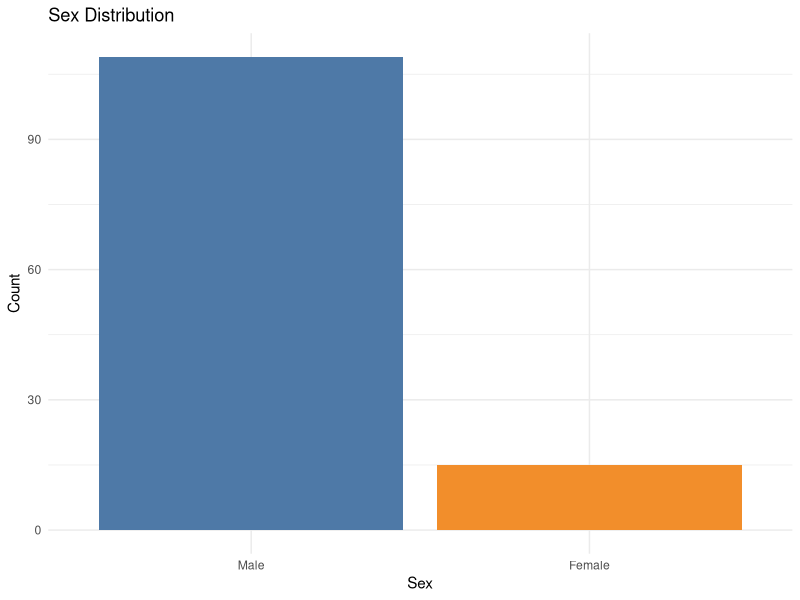
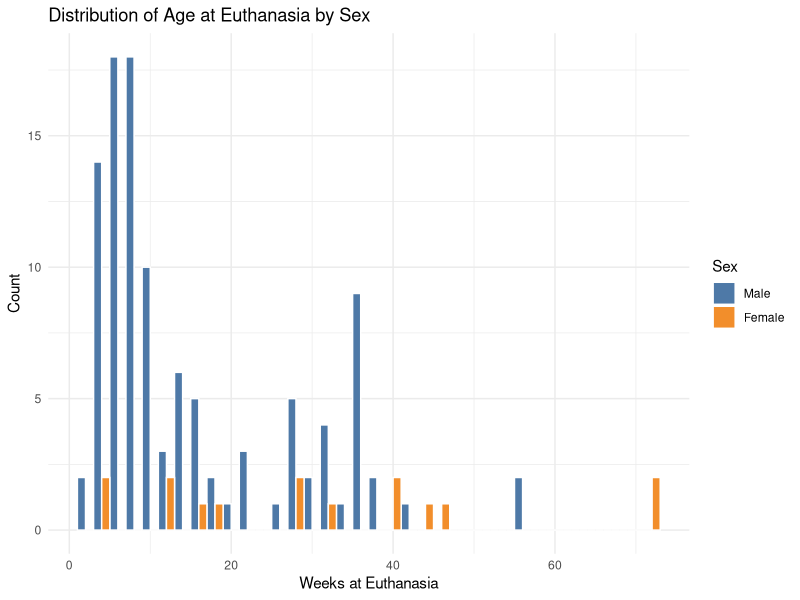
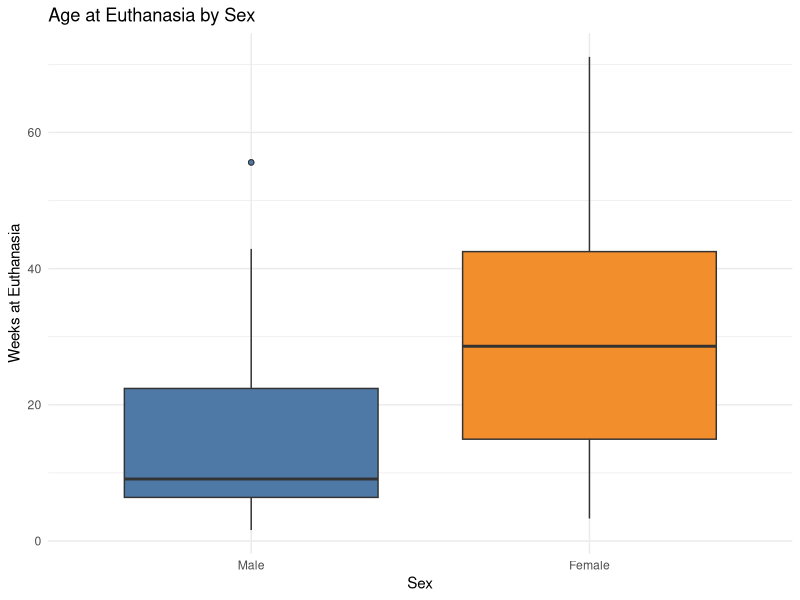
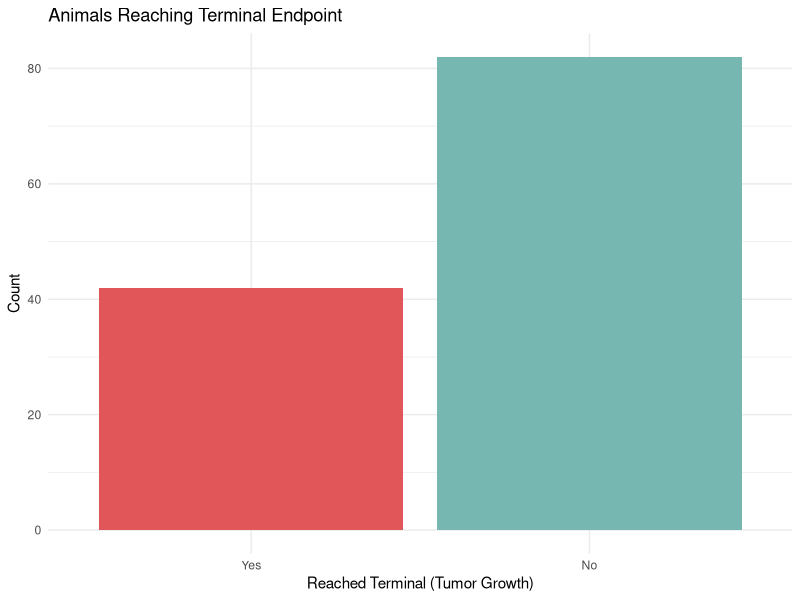
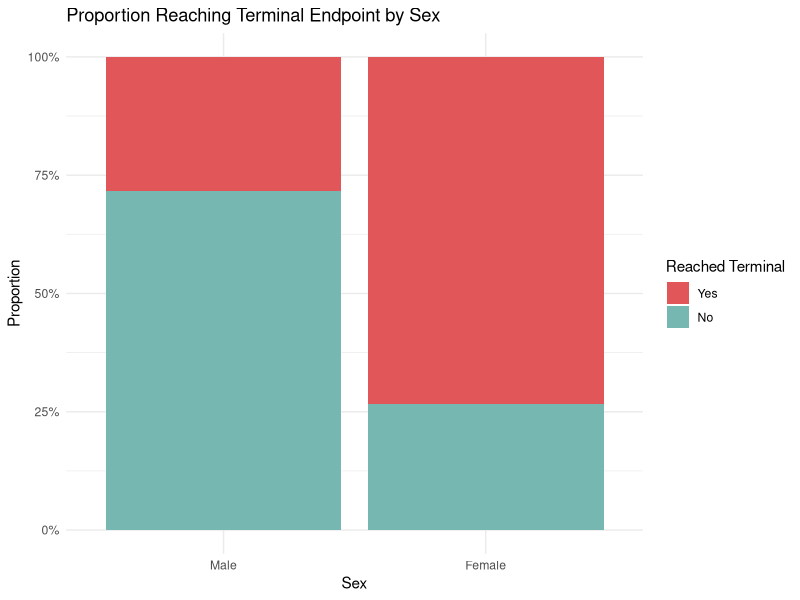
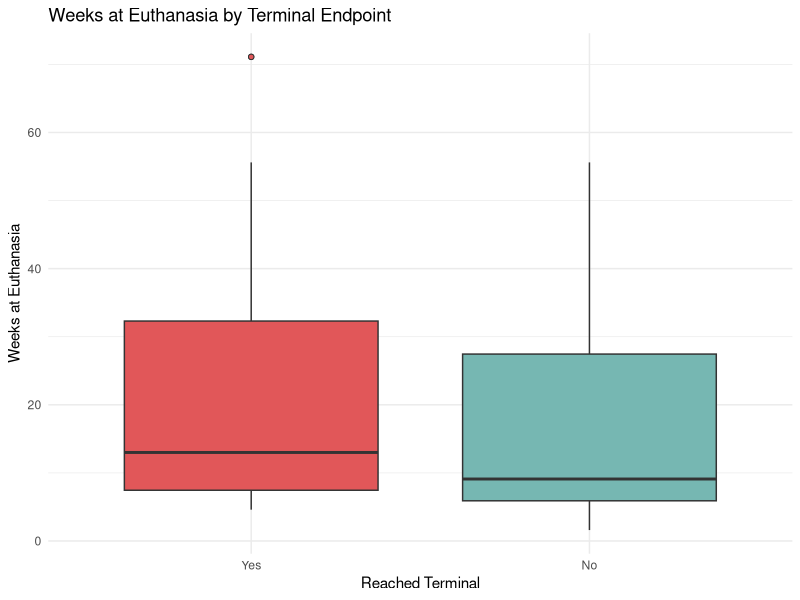

Write the R code that produced these figures, in order.
## ---- chunk 1
knitr::opts_chunk$set(echo = TRUE, warning = FALSE, message = FALSE)
## ---- chunk 2
library(ggplot2)
library(dplyr)
library(knitr)
library(scales)

# Load and clean the raw dataset
data <- read.csv(
  "R Raw Data.csv",
  skip = 1,
  stringsAsFactors = FALSE,
  check.names = FALSE
)

names(data) <- c("weeks_at_euthanasia", "reached_terminal", "sex")

data <- data %>%
  mutate(
    weeks_at_euthanasia = as.numeric(gsub(",", ".", weeks_at_euthanasia)),
    reached_terminal = factor(
      ifelse(reached_terminal == 1, "Yes", "No"),
      levels = c("Yes", "No")
    ),
    sex = factor(
      ifelse(sex == "Macho", "Male", "Female"),
      levels = c("Male", "Female")
    )
  )

kable(head(data), caption = "First rows of the dataset")
## ---- chunk 3
sex_table <- table(data$sex)
kable(
  as.data.frame(sex_table),
  col.names = c("Sex", "Count"),
  caption = "Animal counts by sex"
)
## ---- chunk 4
ggplot(data, aes(x = sex, fill = sex)) +
  geom_bar(show.legend = FALSE) +
  scale_fill_manual(values = c("Male" = "#4E79A7", "Female" = "#F28E2B")) +
  labs(
    title = "Sex Distribution",
    x     = "Sex",
    y     = "Count"
  ) +
  theme_minimal()
## ---- chunk 5
cat("Summary of Weeks at Euthanasia:\n")
summary(data$weeks_at_euthanasia)
## ---- chunk 6
ggplot(data, aes(x = weeks_at_euthanasia, fill = sex)) +
  geom_histogram(binwidth = 2, color = "white", position = "dodge") +
  scale_fill_manual(values = c("Male" = "#4E79A7", "Female" = "#F28E2B")) +
  labs(
    title = "Distribution of Age at Euthanasia by Sex",
    x     = "Weeks at Euthanasia",
    y     = "Count",
    fill  = "Sex"
  ) +
  theme_minimal()
## ---- chunk 7
ggplot(data, aes(x = sex, y = weeks_at_euthanasia, fill = sex)) +
  geom_boxplot(show.legend = FALSE, outlier.shape = 21) +
  scale_fill_manual(values = c("Male" = "#4E79A7", "Female" = "#F28E2B")) +
  labs(
    title = "Age at Euthanasia by Sex",
    x     = "Sex",
    y     = "Weeks at Euthanasia"
  ) +
  theme_minimal()
## ---- chunk 8
terminal_table <- table(data$reached_terminal)
terminal_pct   <- prop.table(terminal_table) * 100

kable(
  data.frame(
    Reached_Terminal = names(terminal_table),
    Count            = as.integer(terminal_table),
    Percent          = round(as.numeric(terminal_pct), 1)
  ),
  caption = "Terminal endpoint counts and percentages"
)
## ---- chunk 9
ggplot(data, aes(x = reached_terminal, fill = reached_terminal)) +
  geom_bar(show.legend = FALSE) +
  scale_fill_manual(values = c("Yes" = "#E15759", "No" = "#76B7B2")) +
  labs(
    title = "Animals Reaching Terminal Endpoint",
    x     = "Reached Terminal (Tumor Growth)",
    y     = "Count"
  ) +
  theme_minimal()
## ---- chunk 10
ct <- table(Sex = data$sex, Terminal = data$reached_terminal)
kable(ct, caption = "Terminal endpoint by sex")
## ---- chunk 11
ggplot(data, aes(x = sex, fill = reached_terminal)) +
  geom_bar(position = "fill") +
  scale_fill_manual(values = c("Yes" = "#E15759", "No" = "#76B7B2")) +
  scale_y_continuous(labels = scales::percent) +
  labs(
    title = "Proportion Reaching Terminal Endpoint by Sex",
    x     = "Sex",
    y     = "Proportion",
    fill  = "Reached Terminal"
  ) +
  theme_minimal()
## ---- chunk 12
data %>%
  group_by(reached_terminal) %>%
  summarise(
    n        = n(),
    mean_wks = round(mean(weeks_at_euthanasia, na.rm = TRUE), 1),
    sd_wks   = round(sd(weeks_at_euthanasia, na.rm = TRUE), 1),
    min_wks  = min(weeks_at_euthanasia, na.rm = TRUE),
    max_wks  = max(weeks_at_euthanasia, na.rm = TRUE)
  ) %>%
  kable(
    col.names = c("Reached Terminal", "N", "Mean Weeks", "SD", "Min", "Max"),
    caption   = "Weeks at euthanasia by terminal endpoint"
  )
## ---- chunk 13
ggplot(data, aes(x = reached_terminal, y = weeks_at_euthanasia, fill = reached_terminal)) +
  geom_boxplot(show.legend = FALSE, outlier.shape = 21) +
  scale_fill_manual(values = c("Yes" = "#E15759", "No" = "#76B7B2")) +
  labs(
    title = "Weeks at Euthanasia by Terminal Endpoint",
    x     = "Reached Terminal",
    y     = "Weeks at Euthanasia"
  ) +
  theme_minimal()
## ---- chunk 14
t_result <- t.test(weeks_at_euthanasia ~ reached_terminal, data = data)
cat(sprintf(
  "Welch two-sample t-test\n  t = %.3f, df = %.1f, p-value = %.4f\n",
  t_result$statistic, t_result$parameter, t_result$p.value
))
## ---- chunk 15
chi_result <- chisq.test(table(data$sex, data$reached_terminal))
cat(sprintf(
  "Chi-squared test\n  X² = %.3f, df = %d, p-value = %.4f\n",
  chi_result$statistic, chi_result$parameter, chi_result$p.value
))
## ---- chunk 16
sessionInfo()
